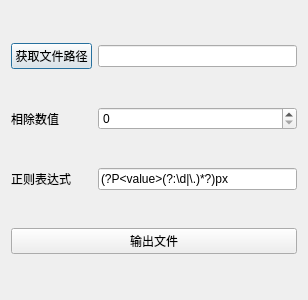
<?xml version="1.0" encoding="UTF-8"?>
<ui version="4.0">
 <class>Dialog</class>
 <widget class="QDialog" name="Dialog">
  <property name="geometry">
   <rect>
    <x>0</x>
    <y>0</y>
    <width>308</width>
    <height>300</height>
   </rect>
  </property>
  <property name="windowTitle">
   <string>CSS文件批量替换数值</string>
  </property>
  <layout class="QGridLayout" name="gridLayout">
   <item row="0" column="0" colspan="2">
    <widget class="QPushButton" name="GetPath_BTN">
     <property name="text">
      <string>获取文件路径</string>
     </property>
    </widget>
   </item>
   <item row="1" column="0">
    <widget class="QLabel" name="label">
     <property name="text">
      <string>相除数值</string>
     </property>
    </widget>
   </item>
   <item row="0" column="2">
    <widget class="QLineEdit" name="Path_LE"/>
   </item>
   <item row="1" column="2">
    <widget class="QSpinBox" name="Number_SP"/>
   </item>
   <item row="3" column="0" colspan="3">
    <widget class="QPushButton" name="Output_BTN">
     <property name="text">
      <string>输出文件</string>
     </property>
    </widget>
   </item>
   <item row="2" column="0">
    <widget class="QLabel" name="label_2">
     <property name="text">
      <string>正则表达式</string>
     </property>
    </widget>
   </item>
   <item row="2" column="2">
    <widget class="QLineEdit" name="Regx_LE">
     <property name="text">
      <string>(?P&lt;value&gt;(?:\d|\.)*?)px</string>
     </property>
    </widget>
   </item>
  </layout>
 </widget>
 <resources/>
 <connections/>
</ui>
